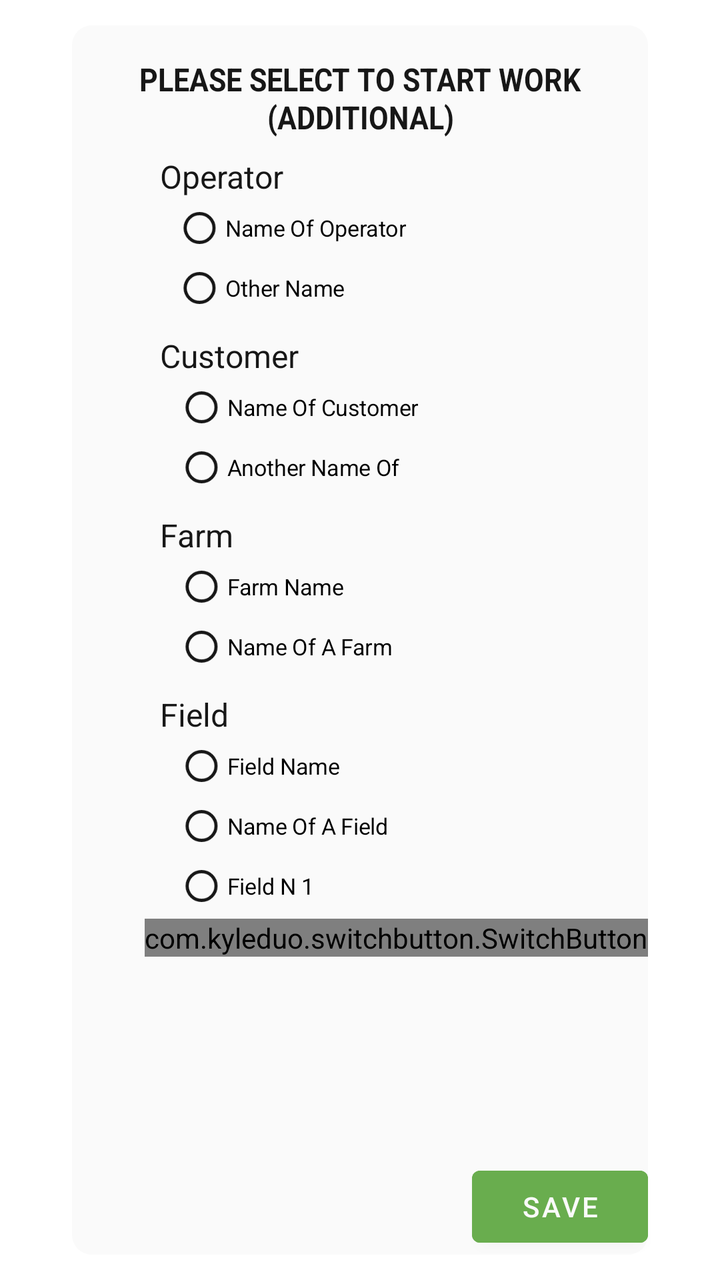
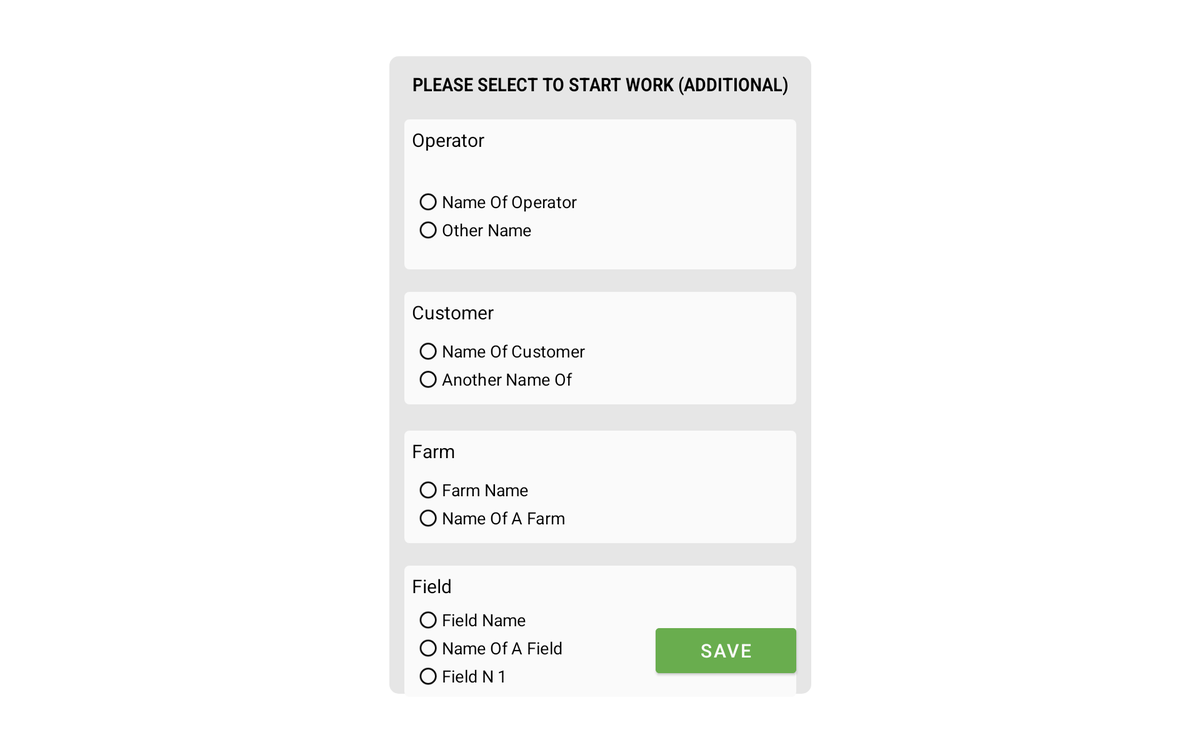

Two renders of one Android screen. The first uses the default layout on a phone; the second uses the alternative layout the repository ships for a different screen configuration, on a matching device. The two XML files are below.
<!-- AndroidManifest.xml: application theme Theme.TestProject -->
<!-- res/layout/activity_start.xml -->
<?xml version="1.0" encoding="utf-8"?>
<androidx.constraintlayout.widget.ConstraintLayout
    xmlns:android="http://schemas.android.com/apk/res/android"
    xmlns:app="http://schemas.android.com/apk/res-auto"
    android:id="@+id/rootView"
    android:layout_width="match_parent"
    android:layout_height="match_parent"
    android:background="@drawable/james">

    <androidx.constraintlayout.widget.Guideline
        android:id="@+id/marginTop"
        android:layout_width="0dp"
        android:layout_height="0dp"
        android:orientation="horizontal"
        app:layout_constraintGuide_percent="0.02"/>

    <androidx.constraintlayout.widget.Guideline
        android:id="@+id/marginBottom"
        android:layout_width="0dp"
        android:layout_height="0dp"
        android:orientation="horizontal"
        app:layout_constraintGuide_percent="0.98"/>

    <androidx.constraintlayout.widget.Guideline
        android:id="@+id/marginStart"
        android:layout_width="0dp"
        android:layout_height="0dp"
        android:orientation="vertical"
        app:layout_constraintGuide_percent="0.1"/>

    <androidx.constraintlayout.widget.Guideline
        android:id="@+id/marginEnd"
        android:layout_width="0dp"
        android:layout_height="0dp"
        android:orientation="vertical"
        app:layout_constraintGuide_percent="0.9"/>

    <ImageView
        android:id="@+id/rootImageView"
        android:layout_width="0dp"
        android:layout_height="0dp"
        android:background="@drawable/shape_root"
        android:backgroundTint="@color/white"
        android:contentDescription="@string/please_select_to_start_work_additional"
        app:layout_constraintStart_toStartOf="@id/marginStart"
        app:layout_constraintEnd_toEndOf="@id/marginEnd"
        app:layout_constraintTop_toTopOf="@id/marginTop"
        app:layout_constraintBottom_toBottomOf="@id/marginBottom"/>

    <TextView
        android:id="@+id/tvPleaseSelectToStart"
        android:layout_width="0dp"
        android:layout_height="wrap_content"
        android:layout_marginTop="16dp"
        android:text="@string/please_select_to_start_work_additional"
        android:textColor="@color/dark"
        android:textScaleX="0.9"
        android:textSize="16sp"
        android:gravity="center"
        android:textStyle="bold"
        app:layout_constraintStart_toStartOf="@id/rootImageView"
        app:layout_constraintEnd_toEndOf="@id/rootImageView"
        app:layout_constraintTop_toTopOf="@id/rootImageView" />

    <androidx.constraintlayout.widget.Guideline
        android:id="@+id/marginTextStart"
        android:layout_width="0dp"
        android:layout_height="0dp"
        android:orientation="vertical"
        app:layout_constraintGuide_percent="0.2"/>

    <TextView
        android:id="@+id/tvOperator"
        android:layout_width="wrap_content"
        android:layout_height="wrap_content"
        android:layout_marginStart="8dp"
        android:layout_marginTop="8dp"
        android:text="@string/operator"
        android:textColor="@color/dark"
        android:textSize="16sp"
        app:layout_constraintStart_toStartOf="@id/marginTextStart"
        app:layout_constraintTop_toBottomOf="@id/tvPleaseSelectToStart" />

    <androidx.constraintlayout.widget.Guideline
        android:id="@+id/marginRadioGroupStart"
        android:layout_width="0dp"
        android:layout_height="0dp"
        android:orientation="vertical"
        app:layout_constraintGuide_percent="0.2"/>

    <RadioGroup
        android:id="@+id/rgOperator"
        android:layout_width="0dp"
        android:layout_height="wrap_content"
        app:layout_constraintStart_toStartOf="@id/marginRadioGroupStart"
        app:layout_constraintTop_toBottomOf="@id/tvOperator">

        <RadioButton
            android:id="@+id/rbOperator1"
            android:layout_width="150dp"
            android:layout_height="30dp"
            android:buttonTint="@color/dark"
            android:scaleX="0.8"
            android:scaleY="0.8"
            android:text="@string/name_of_operator" />

        <RadioButton
            android:id="@+id/rbOperator2"
            android:layout_width="150dp"
            android:layout_height="30dp"
            android:buttonTint="@color/dark"
            android:scaleX="0.8"
            android:scaleY="0.8"
            android:text="@string/other_name" />
    </RadioGroup>


    <TextView
        android:id="@+id/tvCustomer"
        android:layout_width="wrap_content"
        android:layout_height="wrap_content"
        android:layout_marginStart="8dp"
        android:layout_marginTop="8dp"
        android:text="@string/customer"
        android:textColor="@color/dark"
        android:textSize="16sp"
        app:layout_constraintStart_toStartOf="@id/marginTextStart"
        app:layout_constraintTop_toBottomOf="@id/rgOperator" />

    <RadioGroup
        android:id="@+id/rgCustomer"
        android:layout_width="0dp"
        android:layout_height="wrap_content"
        app:layout_constraintStart_toStartOf="@id/marginRadioGroupStart"
        app:layout_constraintTop_toBottomOf="@id/tvCustomer">

        <RadioButton
            android:id="@+id/rbCustomer1"
            android:layout_width="160dp"
            android:layout_height="30dp"
            android:buttonTint="@color/dark"
            android:scaleX="0.8"
            android:scaleY="0.8"
            android:text="@string/name_of_customer" />

        <RadioButton
            android:id="@+id/rbCustomer2"
            android:layout_width="160dp"
            android:layout_height="30dp"
            android:buttonTint="@color/dark"
            android:scaleX="0.8"
            android:scaleY="0.8"
            android:text="@string/another_name_of" />
    </RadioGroup>


    <TextView
        android:id="@+id/tvFarm"
        android:layout_width="wrap_content"
        android:layout_height="wrap_content"
        android:layout_marginStart="8dp"
        android:layout_marginTop="8dp"
        android:text="@string/farm"
        android:textColor="@color/dark"
        android:textSize="16sp"
        app:layout_constraintStart_toStartOf="@id/marginTextStart"
        app:layout_constraintTop_toBottomOf="@id/rgCustomer" />

    <RadioGroup
        android:id="@+id/rgFarm"
        android:layout_width="0dp"
        android:layout_height="wrap_content"
        app:layout_constraintStart_toStartOf="@id/marginRadioGroupStart"
        app:layout_constraintTop_toBottomOf="@id/tvFarm">

        <RadioButton
            android:id="@+id/rbFarm1"
            android:layout_width="160dp"
            android:layout_height="30dp"
            android:buttonTint="@color/dark"
            android:scaleX="0.8"
            android:scaleY="0.8"
            android:text="@string/farm_name" />

        <RadioButton
            android:id="@+id/rbFarm2"
            android:layout_width="160dp"
            android:layout_height="30dp"
            android:buttonTint="@color/dark"
            android:scaleX="0.8"
            android:scaleY="0.8"
            android:text="@string/name_of_a_farm" />
    </RadioGroup>


    <TextView
        android:id="@+id/tvField"
        android:layout_width="wrap_content"
        android:layout_height="wrap_content"
        android:layout_marginStart="8dp"
        android:layout_marginTop="8dp"
        android:text="@string/field"
        android:textColor="@color/dark"
        android:textSize="16sp"
        app:layout_constraintStart_toStartOf="@id/marginTextStart"
        app:layout_constraintTop_toBottomOf="@id/rgFarm" />

    <RadioGroup
        android:id="@+id/rgField"
        android:layout_width="0dp"
        android:layout_height="wrap_content"
        app:layout_constraintStart_toStartOf="@id/marginRadioGroupStart"
        app:layout_constraintTop_toBottomOf="@id/tvField">

        <RadioButton
            android:id="@+id/rbField1"
            android:layout_width="160dp"
            android:layout_height="30dp"
            android:buttonTint="@color/dark"
            android:scaleX="0.8"
            android:scaleY="0.8"
            android:text="@string/field_name" />

        <RadioButton
            android:id="@+id/rbField2"
            android:layout_width="160dp"
            android:layout_height="30dp"
            android:buttonTint="@color/dark"
            android:scaleX="0.8"
            android:scaleY="0.8"
            android:text="@string/name_of_a_field" />

        <RadioButton
            android:id="@+id/rbField3"
            android:layout_width="160dp"
            android:layout_height="30dp"
            android:buttonTint="@color/dark"
            android:scaleX="0.8"
            android:scaleY="0.8"
            android:text="@string/field_n_1" />
    </RadioGroup>

    <TextView
        android:id="@+id/tvSampleID"
        android:layout_width="0dp"
        android:layout_height="wrap_content"

        android:text="@string/sample_id"
        android:textAppearance="?android:attr/textAppearanceLarge"
        android:textColor="@color/dark"
        android:textSize="16sp"
        app:layout_constraintStart_toStartOf="@id/marginTextStart"
        app:layout_constraintTop_toBottomOf="@+id/rgField" />

    <EditText
        android:id="@+id/etSampleID"
        android:layout_width="0dp"
        android:layout_height="wrap_content"
        android:autofillHints="Please enter"
        android:layout_marginStart="20dp"
        android:layout_marginEnd="20dp"
        android:paddingStart="20dp"
        android:paddingEnd="0dp"
        android:hint="@string/please_enter"
        app:layout_constraintBottom_toBottomOf="@id/tvSampleID"
        app:layout_constraintEnd_toStartOf="@id/swOnOffSampleID"
        app:layout_constraintStart_toEndOf="@id/tvSampleID"
        app:layout_constraintTop_toTopOf="@id/tvSampleID" />

    <com.kyleduo.switchbutton.SwitchButton
        android:id="@+id/swOnOffSampleID"
        android:layout_width="wrap_content"
        android:layout_height="wrap_content"
        android:theme="@style/MySwitch"
        app:kswThumbColor="@color/white"
        app:layout_constraintBottom_toBottomOf="@id/tvSampleID"
        app:layout_constraintEnd_toEndOf="@id/marginEnd"
        app:layout_constraintStart_toEndOf="@id/etSampleID"
        app:layout_constraintTop_toTopOf="@id/tvSampleID" />

    <Button
        android:id="@+id/buttonStart"
        android:layout_width="wrap_content"
        android:layout_height="wrap_content"
        android:backgroundTint="@color/green"
        android:text="@string/save"
        app:layout_constraintBottom_toBottomOf="@id/rootImageView"
        app:layout_constraintEnd_toEndOf="@id/rootImageView" />

</androidx.constraintlayout.widget.ConstraintLayout>
<!-- resources referenced by this layout -->
<resources>
  <color name="dark">#171717</color>
  <color name="green">#69AD4E</color>
  <color name="white">#FAFAFA</color>
  <!-- drawable shape_root (drawable) -->
  <?xml version="1.0" encoding="utf-8"?>
  <shape android:shape="rectangle" android:tint="@color/white"
      xmlns:android="http://schemas.android.com/apk/res/android">
      <size android:width="300dp" android:height="500dp"/>
      <corners android:radius="10dp"/>
      <solid android:color="@color/gray2"/>
  
  </shape>
  <string name="another_name_of">Another Name Of</string>
  <string name="customer">Customer</string>
  <string name="farm">Farm</string>
  <string name="farm_name">Farm Name</string>
  <string name="field">Field</string>
  <string name="field_n_1">Field N 1</string>
  <string name="field_name">Field Name</string>
  <string name="name_of_a_farm">Name Of A Farm</string>
  <string name="name_of_a_field">Name Of A Field</string>
  <string name="name_of_customer">Name Of Customer</string>
  <string name="name_of_operator">Name Of Operator</string>
  <string name="operator">Operator</string>
  <string name="other_name">Other Name</string>
  <string name="please_enter">Please enter</string>
  <string name="please_select_to_start_work_additional">PLEASE SELECT TO START WORK (ADDITIONAL)</string>
  <string name="sample_id">Sample ID:</string>
  <string name="save">Save</string>
  <style name="MySwitch" parent="Theme.AppCompat.Light">
          <item name="colorPrimary">#327FC2</item>
          <item name="colorAccent">#FF5449</item>
      </style>
  <style name="Theme.TestProject" parent="Theme.MaterialComponents.DayNight.NoActionBar">
          
          <item name="colorPrimary">@color/white</item>
          <item name="colorPrimaryVariant">@color/dark</item>
          <item name="colorOnPrimary">@color/white</item>
          
          <item name="colorSecondary">@color/teal_200</item>
          <item name="colorSecondaryVariant">@color/teal_700</item>
          <item name="colorOnSecondary">@color/dark</item>
          
          <item name="android:statusBarColor" tools:targetApi="l">?attr/colorPrimaryVariant</item>
          
      </style>
  <color name="gray2">#E6E6E6</color>
  <color name="teal_200">#FF03DAC5</color>
  <color name="teal_700">#FF018786</color>
</resources>
<!-- res/layout-sw720dp/activity_start.xml (the repository's variant of the layout above) -->
<!-- drawn on a large tablet held sideways -->
<?xml version="1.0" encoding="utf-8"?>
<androidx.constraintlayout.widget.ConstraintLayout
    xmlns:android="http://schemas.android.com/apk/res/android"
    xmlns:app="http://schemas.android.com/apk/res-auto"
    android:id="@+id/rootView"
    android:layout_width="match_parent"
    android:layout_height="match_parent"
    android:background="@drawable/james">

    <ImageView
        android:id="@+id/rootImageView"
        android:layout_width="450dp"
        android:layout_height="680dp"
        android:background="@drawable/shape_root"
        android:backgroundTint="@color/light_gray"
        android:contentDescription="@string/please_select_to_start_work_additional"
        app:layout_constraintBottom_toBottomOf="parent"
        app:layout_constraintEnd_toEndOf="parent"
        app:layout_constraintStart_toStartOf="parent"
        app:layout_constraintTop_toTopOf="parent" />

    <TextView
        android:id="@+id/tvRoot"
        android:layout_width="wrap_content"
        android:layout_height="wrap_content"
        android:layout_marginTop="16dp"
        android:text="@string/please_select_to_start_work_additional"
        android:textColor="@color/black"
        android:textScaleX="0.9"
        android:textSize="@dimen/text_size_600"
        android:textStyle="bold"
        app:layout_constraintEnd_toEndOf="@id/rootImageView"
        app:layout_constraintStart_toStartOf="@id/rootImageView"
        app:layout_constraintTop_toTopOf="@id/rootImageView" />

    <ImageView
        android:id="@+id/ivOperator"
        android:layout_width="0dp"
        android:layout_height="wrap_content"
        android:layout_marginStart="@dimen/margin_base"
        android:layout_marginEnd="@dimen/margin_base"
        android:layout_marginTop="@dimen/margin_top"
        android:background="@drawable/shape1"
        android:contentDescription="@string/operator"
        app:layout_constraintEnd_toEndOf="@id/rootImageView"
        app:layout_constraintStart_toStartOf="@id/rootImageView"
        app:layout_constraintTop_toBottomOf="@id/tvRoot" />

    <TextView
        android:id="@+id/tvOperator"
        android:layout_width="wrap_content"
        android:layout_height="wrap_content"
        android:layout_marginStart="8dp"
        android:layout_marginTop="8dp"
        android:text="@string/operator"
        android:textColor="@color/black"
        android:textSize="@dimen/text_size_600"
        app:layout_constraintStart_toStartOf="@id/ivOperator"
        app:layout_constraintTop_toTopOf="@id/ivOperator" />

    <RadioGroup
        android:id="@+id/rgOperator"
        android:layout_width="0dp"
        android:layout_height="wrap_content"
        android:layout_marginTop="10dp"
        app:layout_constraintBottom_toBottomOf="@id/ivOperator"
        app:layout_constraintStart_toStartOf="@id/ivOperator"
        app:layout_constraintTop_toBottomOf="@id/tvOperator">

        <RadioButton
            android:id="@+id/rbOperator1"
            android:layout_width="220dp"
            android:layout_height="30dp"
            android:buttonTint="@color/black"
            android:scaleX="0.9"
            android:scaleY="0.9"
            android:textSize="@dimen/text_size_600"
            android:text="@string/name_of_operator" />

        <RadioButton
            android:id="@+id/rbOperator2"
            android:layout_width="220dp"
            android:layout_height="30dp"
            android:buttonTint="@color/black"
            android:scaleX="0.9"
            android:scaleY="0.9"
            android:textSize="@dimen/text_size_600"
            android:text="@string/other_name" />
    </RadioGroup>

    <ImageView
        android:id="@+id/ivCustomer"
        android:layout_width="0dp"
        android:layout_height="120dp"
        android:layout_marginStart="@dimen/margin_base"
        android:layout_marginEnd="@dimen/margin_base"
        android:layout_marginTop="@dimen/margin_top"
        android:background="@drawable/shape1"
        android:contentDescription="@string/customer"
        app:layout_constraintEnd_toEndOf="@id/rootImageView"
        app:layout_constraintStart_toStartOf="@id/rootImageView"
        app:layout_constraintTop_toBottomOf="@id/ivOperator" />

    <TextView
        android:id="@+id/tvCustomer"
        android:layout_width="wrap_content"
        android:layout_height="wrap_content"
        android:layout_marginStart="8dp"
        android:layout_marginTop="8dp"
        android:text="@string/customer"
        android:textColor="@color/black"
        android:textSize="@dimen/text_size_600"
        app:layout_constraintStart_toStartOf="@id/ivCustomer"
        app:layout_constraintTop_toTopOf="@id/ivCustomer" />

    <RadioGroup
        android:id="@+id/rgCustomer"
        android:layout_width="0dp"
        android:layout_height="wrap_content"
        app:layout_constraintBottom_toBottomOf="@id/ivCustomer"
        app:layout_constraintStart_toStartOf="@id/ivCustomer"
        app:layout_constraintTop_toBottomOf="@id/tvCustomer">

        <RadioButton
            android:id="@+id/rbCustomer1"
            android:layout_width="220dp"
            android:layout_height="30dp"
            android:buttonTint="@color/black"
            android:scaleX="0.9"
            android:scaleY="0.9"
            android:textSize="@dimen/text_size_600"
            android:text="@string/name_of_customer" />

        <RadioButton
            android:id="@+id/rbCustomer2"
            android:layout_width="220dp"
            android:layout_height="30dp"
            android:buttonTint="@color/black"
            android:scaleX="0.9"
            android:scaleY="0.9"
            android:textSize="@dimen/text_size_600"
            android:text="@string/another_name_of" />
    </RadioGroup>

    <ImageView
        android:id="@+id/ivFarm"
        android:layout_width="0dp"
        android:layout_height="120dp"
        android:layout_marginStart="@dimen/margin_base"
        android:layout_marginTop="28dp"
        android:layout_marginEnd="@dimen/margin_base"
        android:background="@drawable/shape1"
        android:contentDescription="@string/farm"
        app:layout_constraintEnd_toEndOf="@id/rootImageView"
        app:layout_constraintHorizontal_bias="0.0"
        app:layout_constraintStart_toStartOf="@id/rootImageView"
        app:layout_constraintTop_toBottomOf="@id/ivCustomer" />

    <TextView
        android:id="@+id/tvFarm"
        android:layout_width="wrap_content"
        android:layout_height="wrap_content"
        android:layout_marginStart="8dp"
        android:layout_marginTop="8dp"
        android:text="@string/farm"
        android:textColor="@color/black"
        android:textSize="@dimen/text_size_600"
        app:layout_constraintStart_toStartOf="@id/ivFarm"
        app:layout_constraintTop_toTopOf="@id/ivFarm" />

    <RadioGroup
        android:id="@+id/rgFarm"
        android:layout_width="0dp"
        android:layout_height="wrap_content"
        app:layout_constraintBottom_toBottomOf="@id/ivFarm"
        app:layout_constraintStart_toStartOf="@id/ivFarm"
        app:layout_constraintTop_toBottomOf="@id/tvFarm">

        <RadioButton
            android:id="@+id/rbFarm1"
            android:layout_width="220dp"
            android:layout_height="30dp"
            android:buttonTint="@color/black"
            android:scaleX="0.9"
            android:scaleY="0.9"
            android:textSize="@dimen/text_size_600"
            android:text="@string/farm_name" />

        <RadioButton
            android:id="@+id/rbFarm2"
            android:layout_width="220dp"
            android:layout_height="30dp"
            android:buttonTint="@color/black"
            android:scaleX="0.9"
            android:scaleY="0.9"
            android:textSize="@dimen/text_size_600"
            android:text="@string/name_of_a_farm" />
    </RadioGroup>

    <ImageView
        android:id="@+id/ivField"
        android:layout_width="0dp"
        android:layout_height="140dp"
        android:layout_marginStart="@dimen/margin_base"
        android:layout_marginEnd="@dimen/margin_base"
        android:layout_marginTop="@dimen/margin_top"
        android:background="@drawable/shape1"
        android:contentDescription="@string/field"
        app:layout_constraintEnd_toEndOf="@id/rootImageView"
        app:layout_constraintStart_toStartOf="@id/rootImageView"
        app:layout_constraintTop_toBottomOf="@id/ivFarm" />

    <TextView
        android:id="@+id/tvField"
        android:layout_width="wrap_content"
        android:layout_height="wrap_content"
        android:layout_marginStart="8dp"
        android:layout_marginTop="8dp"
        android:text="@string/field"
        android:textColor="@color/black"
        android:textSize="@dimen/text_size_600"
        app:layout_constraintStart_toStartOf="@id/ivField"
        app:layout_constraintTop_toTopOf="@id/ivField" />

    <RadioGroup
        android:id="@+id/rgField"
        android:layout_width="0dp"
        android:layout_height="wrap_content"
        app:layout_constraintBottom_toBottomOf="@id/ivField"
        app:layout_constraintStart_toStartOf="@id/ivField"
        app:layout_constraintTop_toBottomOf="@id/tvField">

        <RadioButton
            android:id="@+id/rbField1"
            android:layout_width="220dp"
            android:layout_height="30dp"
            android:buttonTint="@color/black"
            android:scaleX="0.9"
            android:scaleY="0.9"
            android:textSize="@dimen/text_size_600"
            android:text="@string/field_name" />

        <RadioButton
            android:id="@+id/rbField2"
            android:layout_width="220dp"
            android:layout_height="30dp"
            android:buttonTint="@color/black"
            android:scaleX="0.9"
            android:scaleY="0.9"
            android:textSize="@dimen/text_size_600"
            android:text="@string/name_of_a_field" />

        <RadioButton
            android:id="@+id/rbField3"
            android:layout_width="220dp"
            android:layout_height="30dp"
            android:buttonTint="@color/black"
            android:scaleX="0.9"
            android:scaleY="0.9"
            android:textSize="@dimen/text_size_600"
            android:text="@string/field_n_1" />
    </RadioGroup>

    <Button
        android:id="@+id/buttonStart"
        android:layout_width="150dp"
        android:layout_height="60dp"
        android:backgroundTint="@color/green"
        android:text="@string/save"
        android:textSize="@dimen/text_size_600"
        android:layout_marginBottom="16dp"
        app:layout_constraintBottom_toBottomOf="@id/rootImageView"
        app:layout_constraintEnd_toEndOf="@id/ivField"/>

</androidx.constraintlayout.widget.ConstraintLayout>
<!-- resources referenced by the variant -->
<!-- as a large tablet held sideways resolves them -->
<resources>
  <color name="green">#69AD4E</color>
  <!-- from res/values-sw720dp/ -->
  <dimen name="margin_base">16dp</dimen>
  <!-- from res/values-sw720dp/ -->
  <dimen name="margin_top">24dp</dimen>
  <!-- from res/values-sw720dp/ -->
  <dimen name="text_size_600">20sp</dimen>
  <!-- drawable shape1 (drawable) -->
  <?xml version="1.0" encoding="utf-8"?>
  <shape android:shape="rectangle" android:tint="@color/white"
      xmlns:android="http://schemas.android.com/apk/res/android">
      <size android:width="280dp" android:height="160dp"/>
      <corners android:radius="5dp"/>
      <solid android:color="@color/white"/>
  </shape>
  <!-- drawable shape_root (drawable) -->
  <?xml version="1.0" encoding="utf-8"?>
  <shape android:shape="rectangle" android:tint="@color/white"
      xmlns:android="http://schemas.android.com/apk/res/android">
      <size android:width="300dp" android:height="500dp"/>
      <corners android:radius="10dp"/>
      <solid android:color="@color/gray2"/>
  
  </shape>
  <string name="another_name_of">Another Name Of</string>
  <string name="customer">Customer</string>
  <string name="farm">Farm</string>
  <string name="farm_name">Farm Name</string>
  <string name="field">Field</string>
  <string name="field_n_1">Field N 1</string>
  <string name="field_name">Field Name</string>
  <string name="name_of_a_farm">Name Of A Farm</string>
  <string name="name_of_a_field">Name Of A Field</string>
  <string name="name_of_customer">Name Of Customer</string>
  <string name="name_of_operator">Name Of Operator</string>
  <string name="operator">Operator</string>
  <string name="other_name">Other Name</string>
  <string name="please_select_to_start_work_additional">PLEASE SELECT TO START WORK (ADDITIONAL)</string>
  <string name="save">Save</string>
  <style name="Theme.TestProject" parent="Theme.MaterialComponents.DayNight.NoActionBar">
          
          <item name="colorPrimary">@color/white</item>
          <item name="colorPrimaryVariant">@color/dark</item>
          <item name="colorOnPrimary">@color/white</item>
          
          <item name="colorSecondary">@color/teal_200</item>
          <item name="colorSecondaryVariant">@color/teal_700</item>
          <item name="colorOnSecondary">@color/dark</item>
          
          <item name="android:statusBarColor" tools:targetApi="l">?attr/colorPrimaryVariant</item>
          
      </style>
  <color name="white">#FAFAFA</color>
  <color name="gray2">#E6E6E6</color>
  <color name="dark">#171717</color>
  <color name="teal_200">#FF03DAC5</color>
  <color name="teal_700">#FF018786</color>
</resources>
